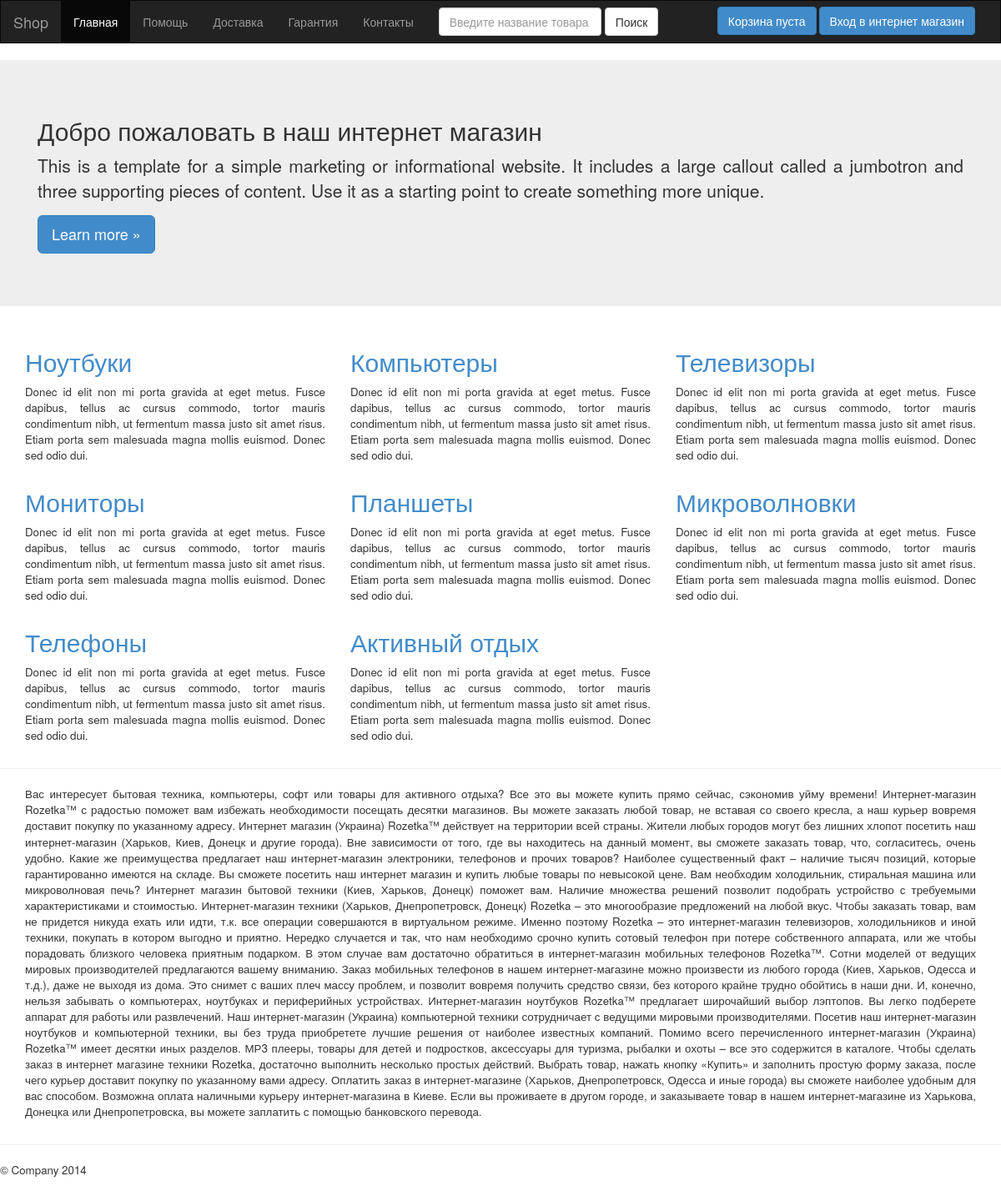
The page / on the database its author committed.
### tables this page shows
CREATE TABLE IF NOT EXISTS `category` (
  `id` int(10) NOT NULL AUTO_INCREMENT,
  `name` varchar(255) NOT NULL,
  `parent_id` int(10) NOT NULL,
  PRIMARY KEY (`id`)
);

### app/ctrlIndex.php (called while the page is built, shortened)
<?php
class ctrlIndex extends ctrl
{
    function index()
    {
        $this->posts = $this->db->query("SELECT * FROM category WHERE parent_id=0")->all();
        $this->out('posts.php');
    }
}

### index.php (called while the page is built, shortened)
<?php
include "lib/db.php";
new app(substr($_SERVER['REQUEST_URI'],2));

### lib/db.php (called while the page is built, shortened)
<?php
class db
{
    public function __construct()
    {
        $link = $this->mysqli = new mysqli("mysql.1freehosting.com", "u661937399_1", "jgz822xo1104", "u661937399_1");
    }
    public function query($sql)
    {
        $args = func_get_args();
        $sql = array_shift($args);
        $link = $this->mysqli;
        $args = array_map(function ($param) use ($link) {
            return "'" . $link->escape_string($param) . "'";
        }, $args);
        $sql = str_replace(array('%', '?'), array('%%', '%s'), $sql);
        array_unshift($args, $sql);
        $sql = call_user_func_array('sprintf', $args);
        $this->last = $this->mysqli->query($sql);
        return $this;
    }
}

### tpl/posts.php (the view)
<div class="jumbotron">
    <div class="container">
        <h2>Добро пожаловать в наш интернет магазин</h2>
        <p>This is a template for a simple marketing or informational website. It includes a large callout called a
            jumbotron and three supporting pieces of content. Use it as a starting point to create something more
            unique.</p>
        <p><a class="btn btn-primary btn-lg" role="button">Learn more &raquo;</a></p>
    </div>
</div>
<div class="container">
    <div class="row">
        <? foreach ($this->posts as $key => $value) { ?>
            <div class="col-md-4">
                <h2><a href="/?view/<?=$value['id']?>"><?= $value['name'] ?></a></h2>
                <p>Donec id elit non mi porta gravida at eget metus. Fusce dapibus, tellus ac cursus commodo, tortor
                    mauris condimentum nibh, ut fermentum massa justo sit amet risus. Etiam porta sem malesuada magna
                    mollis euismod. Donec sed odio dui. </p>
            </div>
        <? } ?>
    </div>
</div>
<hr>
<footer>
    <div class="container">
    <p>Вас интересует бытовая техника, компьютеры, софт или товары для активного отдыха? Все это вы можете купить прямо
        сейчас, сэкономив уйму времени! Интернет-магазин Rozetka™ с радостью поможет вам избежать необходимости посещать
        десятки магазинов. Вы можете заказать любой товар, не вставая со своего кресла, а наш курьер вовремя доставит
        покупку по указанному адресу. Интернет магазин (Украина) Rozetka™ действует на территории всей страны. Жители
        любых городов могут без лишних хлопот посетить наш интернет-магазин (Харьков, Киев, Донецк и другие города).
        Вне зависимости от того, где вы находитесь на данный момент, вы сможете заказать товар, что, согласитесь, очень
        удобно. Какие же преимущества предлагает наш интернет-магазин электроники, телефонов и прочих товаров? Наиболее
        существенный факт – наличие тысяч позиций, которые гарантированно имеются на складе. Вы сможете посетить наш
        интернет магазин и купить любые товары по невысокой цене. Вам необходим холодильник, стиральная машина или
        микроволновая печь?
        Интернет магазин бытовой техники (Киев, Харьков, Донецк) поможет вам. Наличие множества решений позволит
        подобрать устройство с требуемыми характеристиками и стоимостью. Интернет-магазин техники (Харьков,
        Днепропетровск, Донецк) Rozetka – это многообразие предложений на любой вкус. Чтобы заказать товар, вам не
        придется никуда ехать или идти, т.к. все операции совершаются в виртуальном режиме. Именно поэтому Rozetka – это
        интернет-магазин телевизоров, холодильников и иной техники, покупать в котором выгодно и приятно.
        Нередко случается и так, что нам необходимо срочно купить сотовый телефон при потере собственного аппарата, или
        же чтобы порадовать близкого человека приятным подарком. В этом случае вам достаточно обратиться в
        интернет-магазин мобильных телефонов Rozetka™. Сотни моделей от ведущих мировых производителей предлагаются
        вашему вниманию. Заказ мобильных телефонов в нашем интернет-магазине можно произвести из любого города (Киев,
        Харьков, Одесса и т.д.), даже не выходя из дома. Это снимет с ваших плеч массу проблем, и позволит вовремя
        получить средство связи, без которого крайне трудно обойтись в наши дни.
        И, конечно, нельзя забывать о компьютерах, ноутбуках и периферийных устройствах. Интернет-магазин ноутбуков
        Rozetka™ предлагает широчайший выбор лэптопов. Вы легко подберете аппарат для работы или развлечений. Наш
        интернет-магазин (Украина) компьютерной техники сотрудничает с ведущими мировыми производителями. Посетив наш
        интернет-магазин ноутбуков и компьютерной техники, вы без труда приобретете лучшие решения от наиболее известных
        компаний.
        Помимо всего перечисленного интернет-магазин (Украина) Rozetka™ имеет десятки иных разделов. МР3 плееры, товары
        для детей и подростков, аксессуары для туризма, рыбалки и охоты – все это содержится в каталоге. Чтобы сделать
        заказ в интернет магазине техники Rozetka, достаточно выполнить несколько простых действий. Выбрать товар,
        нажать кнопку «Купить» и заполнить простую форму заказа, после чего курьер доставит покупку по указанному вами
        адресу. Оплатить заказ в интернет-магазине (Харьков, Днепропетровск, Одесса и иные города) вы сможете наиболее
        удобным для вас способом. Возможна оплата наличными курьеру интернет-магазина в Киеве. Если вы проживаете в
        другом городе, и заказываете товар в нашем интернет-магазине из Харькова, Донецка или Днепропетровска, вы можете
        заплатить с помощью банковского перевода.</p></div>
</footer>

### tpl/css/style.css (style rules this page uses)
p { text-align:justify; font-size: 10pt; }

### rows shown on the page
category: name "Ноутбуки"
category: name "Компьютеры"
category: name "Телевизоры"
category: name "Мониторы"
category: name "Планшеты"
category: name "Микроволновки"
category: name "Телефоны"
category: name "Активный отдых"
